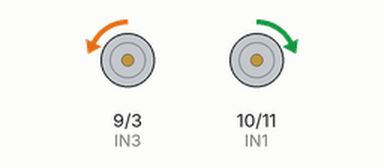
Simulated run of this sketch. Board: Arduino Uno, built with avr-gcc and run on an emulated ATmega328P. Shown: motor-driver pin pairs drawn as motors (green arrow = first pin HIGH = forward, orange = second pin HIGH = backward, longer = more drive).

Above: at 0.15 s.
At 9.4 s:
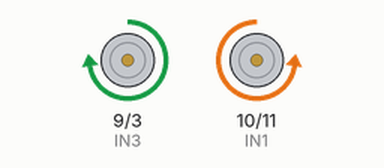
At 18.95 s:
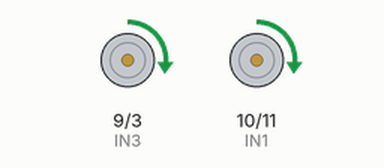
At 38.37 s:
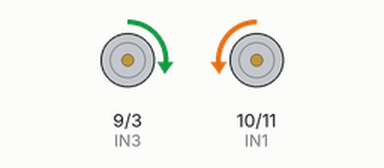
Timing chart, 0 to 40.0 s (numbered marks = the images above):
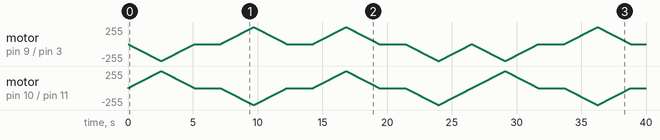

The sketch:

DRV8835.ino
```cpp
int IN2= 11; //BENABLE
int IN1=  10; //BPHASE
int IN4= 3; //AENABLE
int IN3 = 9; //APHASE


void setup()
{
  pinMode(IN1, OUTPUT);
  pinMode (IN2, OUTPUT);

  pinMode(IN3, OUTPUT);
  pinMode (IN4, OUTPUT);

}

void loop()
  {
// Voorwaarts
    for (int i = 0; i <= 255; i++)
    {
      analogWrite(IN1, i);
      analogWrite(IN2, 0);
      analogWrite(IN3, 0);
      analogWrite(IN4, i);
      delay(10);
    }
    for (int i = 255; i >= 0; i--)
    {
      analogWrite(IN1, i);
      analogWrite(IN2, 0);
      analogWrite(IN3, 0);
      analogWrite(IN4, i);
      delay(10);
    }

    delay(2000);

    // Achterwaarts
    for (int i = 0; i <= 255; i++)
    {
      analogWrite(IN1, 0);
      analogWrite(IN2, i);
      analogWrite(IN3, i);
      analogWrite(IN4, 0);
      delay(10);
    }
    for (int i = 255; i >= 0; i--)
    {
      analogWrite(IN1, 0);
      analogWrite(IN2, i);
      analogWrite(IN3, i);
      analogWrite(IN4, 0);
      delay(10);
    }

    delay(2000);

    // Links
    for (int i = 0; i <= 255; i++)
    {
      analogWrite(IN1, i);
      analogWrite(IN2, 0);
      analogWrite(IN3, i);
      analogWrite(IN4, 0);
      delay(10);
    }
    for (int i = 255; i >= 0; i--)
    {
      analogWrite(IN1, i);
      analogWrite(IN2, 0);
      analogWrite(IN3, i);
      analogWrite(IN4, 0);
      delay(10);
    }

    delay(2000);

    // Rechts
    for (int i = 0; i <= 255; i++)
    {
      analogWrite(IN1, 0);
      analogWrite(IN2, i);
      analogWrite(IN3, 0);
      analogWrite(IN4, i);
      delay(10);
    }
    for (int i = 255; i >= 0; i--)
    {
      analogWrite(IN1, 0);
      analogWrite(IN2, i);
      analogWrite(IN3, 0);
      analogWrite(IN4, i);
      delay(10);
    }
  }
```
